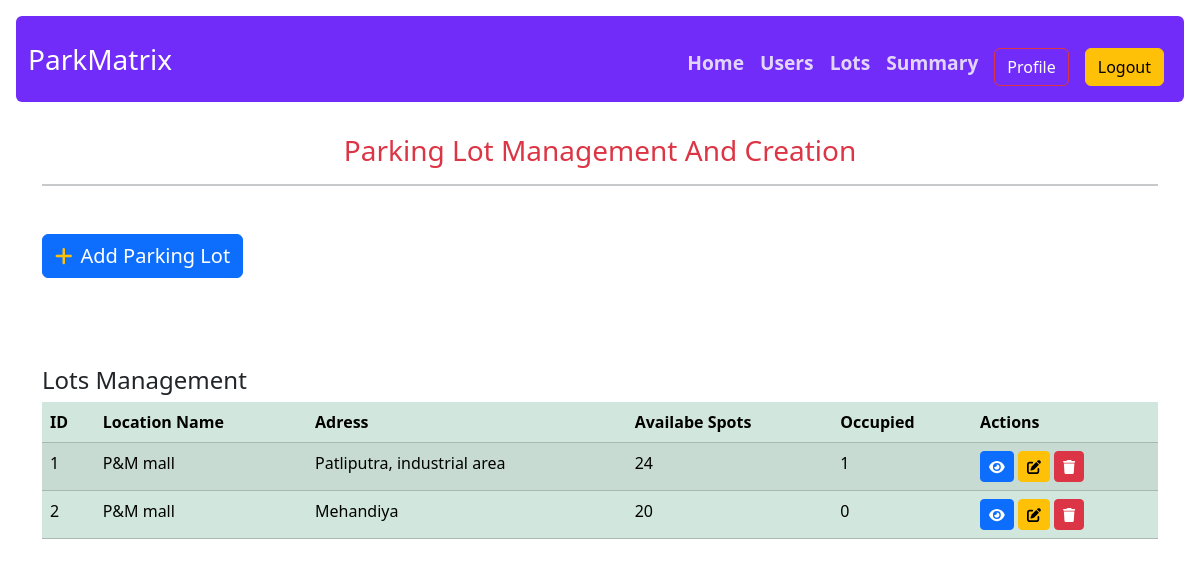
The app's page /lot_list (signed in), older data.
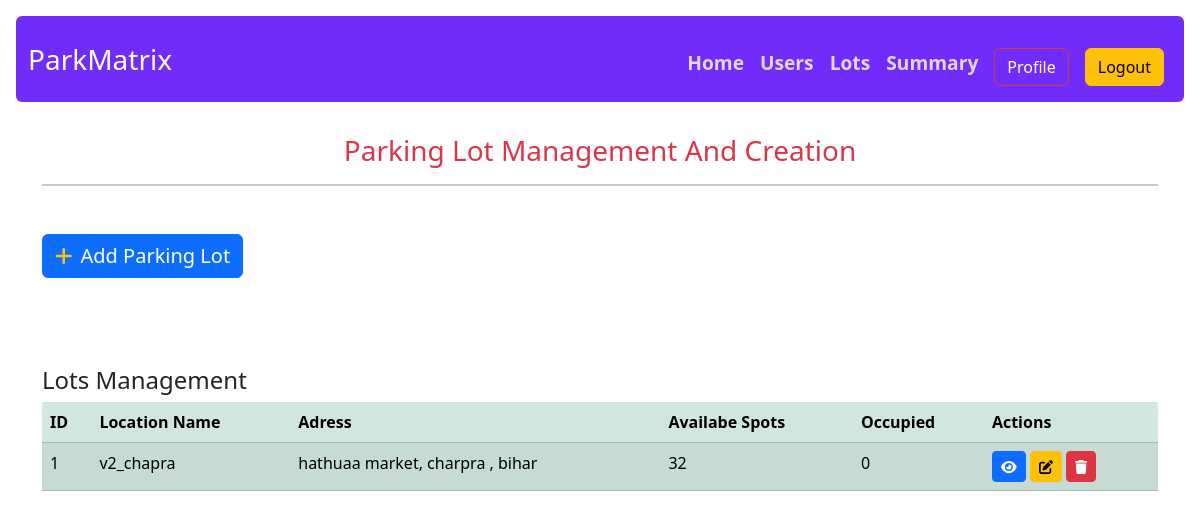
The same page, newer data.
### models.py (models this page shows)
class ParkingLot(db.Model):
    id = db.Column(db.Integer , primary_key = True)
    lot_name = db.Column(db.String(256), nullable = False )
    price = db.Column(db.Float, nullable = False)
    city = db.Column(db.String(64), nullable = False)
    pin_code = db.Column(db.String(32), nullable = False)
    available_parking_spots = db.Column(db.Integer, nullable = False)
    deleted_lot = db.Column(db.Boolean, nullable = False, default = False)
    parking_spot = db.relationship("ParkingSpot", backref="parking_lot", lazy=True, cascade="all,delete")

### routes.py (the view)
@app.route('/lot_list')
@admin_required
def lot_list():
    all_lots = ParkingLot.query.all()
    lots = []
    for lot in all_lots:
        unoccupied_spots_count = ParkingSpot.query.filter_by(occupied_status=False, lot_id=lot.id).count()
        occupied_spots_count = ParkingSpot.query.filter_by(occupied_status=True, lot_id=lot.id).count()
        lots.append({
            'id': lot.id,
            'lot_name': lot.lot_name,
            'city': lot.city,
            'pin_code': lot.pin_code,
            'available_parking_spots': unoccupied_spots_count,
            'occupied_spots_count': occupied_spots_count,
            'lot_object': lot
        })
    return render_template('admin_add_lot.html', lots=lots)

### routes.py (called while the page is built)
@app.context_processor
def inject_user():
    user = None
    if 'user_id' in session:
        user = User.query.get(session['user_id'])
    return dict(user=user)

def admin_required(func):
    @wraps(func)
    def inner(*args, **kwargs):
        if 'user_id'not in session:
            flash("Please log in first.")
            return redirect(url_for('login'))
        user = User.query.get(session['user_id'])
        if not user.is_admin:
            flash("You are not an admin.")
            return redirect(url_for('user_dashboard'))
        return func(*args, **kwargs)
    return inner

### templates/admin_add_lot.html (shortened to what this page needs)
{% extends 'layout.html' %}
{% block content %}
<div class="container-fluid m p-3">
  <h3 class="text-danger dispaly-4 text-center mx-auto   mb-2">Parking Lot Management And Creation</h3>
  <div class="container">
    <hr class="border-2 mb-5">
    <div class="mb-4">
      <button class="btn btn-primary " type="button" data-bs-toggle="collapse" data-bs-target="#collapseWidthExample"
        aria-expanded="false" aria-controls="collapseWidthExample">
        <span class="d-flex align-items-center justify-content-center fs-5 fs-md-3">
            <i class="fa fa-plus text-warning me-2"></i> Add Parking Lot
        </span>
      </button>
    </div>
  </div>
</div>
<div class="container-lg">
  <h4 class="text-start dispaly-1 mb-2 mt-5">Lots Management</h4>
  <div class="table-responsive">
    <table class="table table-success table-striped">
      <thead>
        <tr>
          <th scope="col">ID</th>
          <th scope="col">Location Name</th>
          <th scope="col">Adress</th>
          <th scope="col">Availabe Spots</th>
          <th scope="col">Occupied</th>
          <th scope="col">Actions</th>
        </tr>
      </thead>
      <tbody>
        {% for lot in lots %}
        <tr>
          <td>{{lot.id}}</td>
          <td>{{lot.lot_name}}</td>
          <td>{{lot.city}}</td>
          <td>{{lot.available_parking_spots}}</td>
          <td>{{lot.occupied_spots_count}}</td>
          <td>
            <div class="d-flex flex-nowrap">
              <a href="{{ url_for('see_lots' , sid = lot.id) }}" class="btn btn-sm btn-primary me-1" title="View"><i class="fa fa-eye"></i></a>
              <a href="{{ url_for('edit_lots' , sid = lot.id) }}" class="btn btn-sm btn-warning me-1" title="Edit"><i class="fa fa-edit"></i></a>
              <a href="{{ url_for('delete_lots' , sid = lot.id) }}" class="btn btn-sm btn-danger" type="submit" title="Delete"><i class="fa fa-trash"></i></a>
            </div>
          </td>
        </tr>
        {% endfor %}
      </tbody>
    </table>
  </div>
</div>
{% endblock %}

Row changes from the older to the newer data that the page shows:
removed ParkingLot: id "2", lot_name "P&M mall", city "Mehandiya", available_parking_spots "20", occupied_spots_count "0"
changed ParkingLot: lot_name "P&M mall" → "v2_chapra"; city "Patliputra, industrial area" → "hathuaa market, charpra , bihar"; available_parking_spots "24" → "32"; occupied_spots_count "1" → "0"
